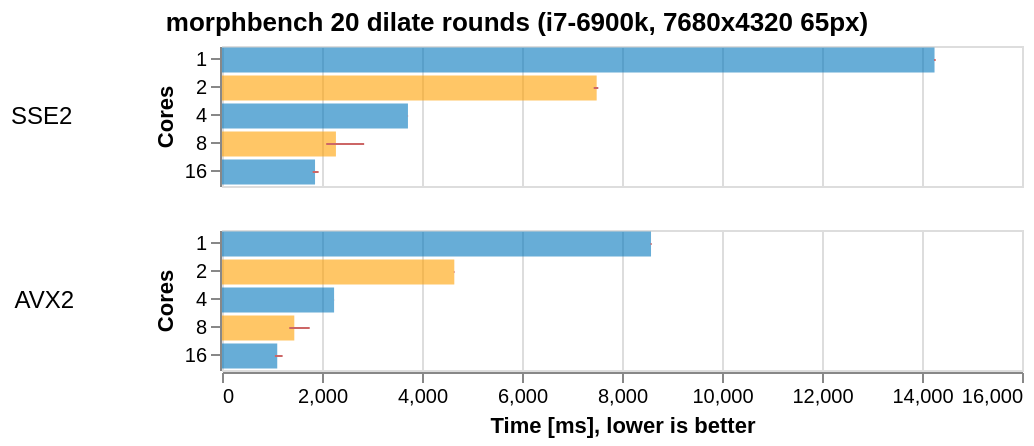

The specification (Vega-Lite) saved for this image:
### Vega-Lite specification from a JSON file in a GitHub repository (floating-point values rounded to 4 significant figures)
{"$schema": "https://vega.github.io/schema/vega-lite/v4.json", "title": {"text": "morphbench 20 dilate rounds (i7-6900k, 7680x4320 65px)", "anchor": "middle"}, "data": {"values": [{"set": "SSE2", "var": 1, "times": [14250.0, 14260.0, 14260.0, 14247, 14247, 14250.0, 14250.0, 14250.0, 14240.0, 14250.0, 14243, 14253, 14250.0, 14250.0, 14250.0, 14270.0, 14250.0, 14250.0, 14250.0, 14240.0]}, {"set": "SSE2", "var": 2, "times": [7478.0, 7523.0, 7524.0, 7492.0, 7519.0, 7445.0, 7527.0, 7492.0, 7523.0, 7443.0, 7518.0, 7486.0, 7504.0, 7434.0, 7519.0, 7488.0, 7512.0, 7436.0, 7519.0, 7488.0]}, {"set": "SSE2", "var": 4, "times": [3717.0, 3718.0, 3719.0, 3719.0, 3720.0, 3720.0, 3720.0, 3721.0, 3720.0, 3718.0, 3720.0, 3719.0, 3717.0, 3720.0, 3719.0, 3722.0, 3720.0, 3717.0, 3718.0, 3720.0]}, {"set": "SSE2", "var": 8, "times": [2235.0, 2130.0, 2135.0, 2486.0, 2292.0, 2174.0, 2124.0, 2843.0, 2422.0, 2084.0, 2108.0, 2096.0, 2731.0, 2525.0, 2095.0, 2125.0, 2116.0, 2122.0, 2623.0, 2106.0]}, {"set": "SSE2", "var": 16, "times": [1823.0, 1844.0, 1871.0, 1895.0, 1905.0, 1825.0, 1823.0, 1854.0, 1876.0, 1873.0, 1905.0, 1846.0, 1872.0, 1846.0, 1833.0, 1813.0, 1869.0, 1875.0, 1933.0, 1831.0]}, {"set": "AVX2", "var": 1, "times": [8576.0, 8584.0, 8584.0, 8584.0, 8580.0, 8582.0, 8585.0, 8574.0, 8583.0, 8574.0, 8574, 8573.0, 8572.0, 8577.0, 8594.0, 8588.0, 8582.0, 8578.0, 8581.0, 8584.0]}, {"set": "AVX2", "var": 2, "times": [4638.0, 4645.0, 4646.0, 4643.0, 4649.0, 4648.0, 4649.0, 4646.0, 4648.0, 4647.0, 4649.0, 4647.0, 4647.0, 4648.0, 4644.0, 4645.0, 4646.0, 4647.0, 4645.0, 4646.0]}, {"set": "AVX2", "var": 4, "times": [2243.0, 2243.0, 2242.0, 2242.0, 2242.0, 2241.0, 2243.0, 2242.0, 2242.0, 2242.0, 2242.0, 2241.0, 2242.0, 2241.0, 2242.0, 2241.0, 2241.0, 2242.0, 2241.0, 2242.0]}, {"set": "AVX2", "var": 8, "times": [1350.0, 1349.0, 1345.0, 1454.0, 1375.0, 1568.0, 1546.0, 1379.0, 1359.0, 1487.0, 1373.0, 1576.0, 1364.0, 1374.0, 1374.0, 1374.0, 1389.0, 1375.0, 1754.0, 1754.0]}, {"set": "AVX2", "var": 16, "times": [1058.0, 1083.0, 1060.0, 1072.0, 1075.0, 1080.0, 1108.0, 1212.0, 1094.0, 1089.0, 1097.0, 1202.0, 1093.0, 1080.0, 1113.0, 1117.0, 1187.0, 1076.0, 1072.0, 1131.0]}]}, "transform": [{"flatten": ["times"]}, {"aggregate": [{"op": "min", "field": "times", "as": "timem"}, {"op": "max", "field": "times", "as": "timex"}, {"op": "mean", "field": "times", "as": "timean"}], "groupby": ["set", "var"]}], "facet": {"row": {"field": "set", "type": "nominal", "header": {"title": "", "labelAngle": 0, "labelFontSize": 12}, "sort": ["SSE2, 8k", "AVX2, 8k", "SSE2, SXGA", "AVX2, SXGA"]}}, "spec": {"encoding": {"y": {"field": "var", "type": "ordinal", "axis": {"title": "Cores"}, "sort": "ascending"}}, "layer": [{"mark": {"type": "bar", "opacity": 0.6}, "height": {"step": 14}, "encoding": {"x": {"field": "timean", "type": "quantitative"}, "color": {"field": "var", "type": "ordinal", "scale": {"range": ["#0277bd", "#ffa000"]}, "legend": null, "sort": "ascending"}}}, {"width": 400, "mark": {"type": "errorbar", "color": "#c66"}, "encoding": {"x": {"field": "timem", "type": "quantitative", "axis": {"title": "Time [ms], lower is better", "grid": true}}, "x2": {"field": "timex"}, "size": {"value": 6}}}]}}
